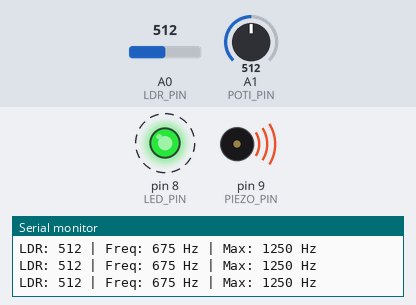
The sketch below on a simulated Arduino Uno, built with avr-gcc and run on an emulated ATmega328P. Parts: output pins drawn as LEDs (lit = HIGH), buzzer (waves = sounding), the last lines printed to the serial monitor. Dashed ring = blinking. The test bench sets the inputs (shaded band); at power-on: A0 (LDR_PIN) = 512, A1 (POTI_PIN) = 512.

Above: at 4.47 s.
4.7 s: A0 (LDR_PIN) set to 900
At 5.7 s:
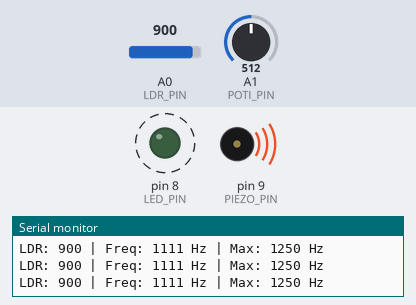
7.7 s: A0 (LDR_PIN) set to 1023
At 7.86 s:
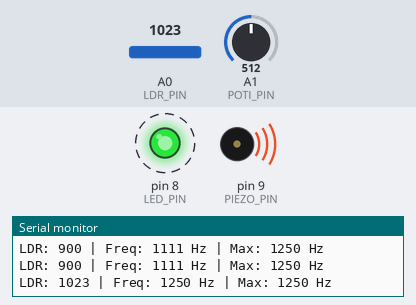
Timing chart, 0 to 16.7 s (numbered marks = the images above; inputs shaded):
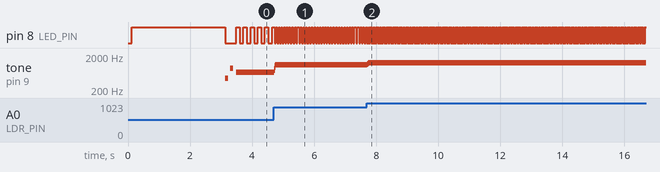

The sketch:

code.ino
```cpp
// A07: Light Theremin
// Lichtgesteuertes Musikinstrument mit LDR, Piezo, Poti und LED

// Pin-Definitionen
const int LDR_PIN = A0;       // Fotowiderstand (Licht -> Tonhöhe)
const int POTI_PIN = A1;      // Potentiometer (Tonbereich einstellen)
const int PIEZO_PIN = 9;      // Piezo-Summer (PWM)
const int LED_PIN = 8;        // LED (zeigt Aktivität)

// Tonbereich
const int FREQ_MIN = 100;     // Tiefster Ton (Hz)
const int FREQ_MAX = 2000;    // Höchster Ton (Hz)

// Kalibrierung
int ldrMin = 1023;            // Dunkelster gemessener Wert
int ldrMax = 0;               // Hellster gemessener Wert
bool kalibriert = false;

// Glättung
const int SMOOTH_COUNT = 5;
int ldrValues[SMOOTH_COUNT];
int ldrIndex = 0;

// LED Blink
unsigned long lastBlink = 0;
bool ledState = false;

void setup() {
  Serial.begin(9600);

  pinMode(LED_PIN, OUTPUT);
  pinMode(PIEZO_PIN, OUTPUT);

  // Array initialisieren
  for (int i = 0; i < SMOOTH_COUNT; i++) {
    ldrValues[i] = 512;
  }

  Serial.println(F("========================"));
  Serial.println(F("   LIGHT THEREMIN"));
  Serial.println(F("========================"));
  Serial.println(F("Bewege deine Hand über"));
  Serial.println(F("den Lichtsensor!"));
  Serial.println(F(""));
  Serial.println(F("Poti: Tonbereich"));
  Serial.println(F("========================"));
  Serial.println(F("Kalibriere... bewege Hand!"));

  // Kurze Kalibrierungsphase
  calibrate();
}

void calibrate() {
  digitalWrite(LED_PIN, HIGH);

  unsigned long startTime = millis();
  while (millis() - startTime < 3000) {  // 3 Sekunden kalibrieren
    int ldr = analogRead(LDR_PIN);

    if (ldr < ldrMin) ldrMin = ldr;
    if (ldr > ldrMax) ldrMax = ldr;

    // Fortschritt anzeigen
    if ((millis() - startTime) % 500 < 50) {
      Serial.print(F("."));
    }
    delay(50);
  }

  // Sicherheitsbereich hinzufügen
  int range = ldrMax - ldrMin;
  if (range < 50) {
    // Falls Bereich zu klein, Standardwerte verwenden
    ldrMin = 0;
    ldrMax = 1023;
  }

  kalibriert = true;
  digitalWrite(LED_PIN, LOW);

  Serial.println();
  Serial.print(F("LDR Bereich: "));
  Serial.print(ldrMin);
  Serial.print(F(" - "));
  Serial.println(ldrMax);
  Serial.println(F("Bereit! Spiel los!"));
  Serial.println();

  // Bereit-Signal
  tone(PIEZO_PIN, 440, 100);
  delay(150);
  tone(PIEZO_PIN, 880, 100);
  delay(200);
}

int getSmoothedLDR() {
  // Neuen Wert hinzufügen
  ldrValues[ldrIndex] = analogRead(LDR_PIN);
  ldrIndex = (ldrIndex + 1) % SMOOTH_COUNT;

  // Durchschnitt berechnen
  long sum = 0;
  for (int i = 0; i < SMOOTH_COUNT; i++) {
    sum += ldrValues[i];
  }
  return sum / SMOOTH_COUNT;
}

void loop() {
  // LDR-Wert lesen (geglättet)
  int ldrValue = getSmoothedLDR();

  // Poti lesen für Tonbereich-Skalierung
  int potiValue = analogRead(POTI_PIN);
  int maxFreq = map(potiValue, 0, 1023, 500, FREQ_MAX);

  // LDR-Wert in Frequenz umwandeln
  int freq = map(ldrValue, ldrMin, ldrMax, FREQ_MIN, maxFreq);
  freq = constrain(freq, FREQ_MIN, maxFreq);

  // Ton erzeugen
  tone(PIEZO_PIN, freq);

  // LED blinken lassen basierend auf Frequenz
  unsigned long blinkInterval = map(freq, FREQ_MIN, maxFreq, 200, 20);
  unsigned long currentTime = millis();

  if (currentTime - lastBlink >= blinkInterval) {
    lastBlink = currentTime;
    ledState = !ledState;
    digitalWrite(LED_PIN, ledState);
  }

  // Debug-Ausgabe (nicht zu oft)
  static unsigned long lastPrint = 0;
  if (currentTime - lastPrint >= 250) {
    lastPrint = currentTime;

    Serial.print(F("LDR: "));
    Serial.print(ldrValue);
    Serial.print(F(" | Freq: "));
    Serial.print(freq);
    Serial.print(F(" Hz | Max: "));
    Serial.print(maxFreq);
    Serial.println(F(" Hz"));
  }

  delay(10);  // Kurze Pause für Stabilität
}
```

Measured:
- after the input at 4.7 s, pin 8 (LED_PIN): alternates HIGH for 0.04 s and LOW for 0.04 s, starting after 0.07 s; tone on pin 9 (PIEZO_PIN): plays 762 Hz for 0.01 s, 849 Hz for 0.01 s, 936 Hz for 0.01 s, 1024 Hz for 0.01 s, 1111 Hz for 3.0 s, starting at once
- after the input at 7.7 s, pin 8 (LED_PIN): alternates HIGH for 0.02 s and LOW for 0.02 s, starting after 0.07 s; tone on pin 9 (PIEZO_PIN): plays 1138 Hz for 0.01 s, 1166 Hz for 0.01 s, 1193 Hz for 0.01 s, 1221 Hz for 0.01 s, 1250 Hz for 8.9 s, starting at once
- by itself, pin 8 (LED_PIN): repeats every 0.23 s: HIGH 0.12 s, LOW 0.12 s
- by itself, tone on pin 9 (PIEZO_PIN): plays 440 Hz for 0.10 s, 880 Hz for 0.10 s, 675 Hz for 1.2 s
